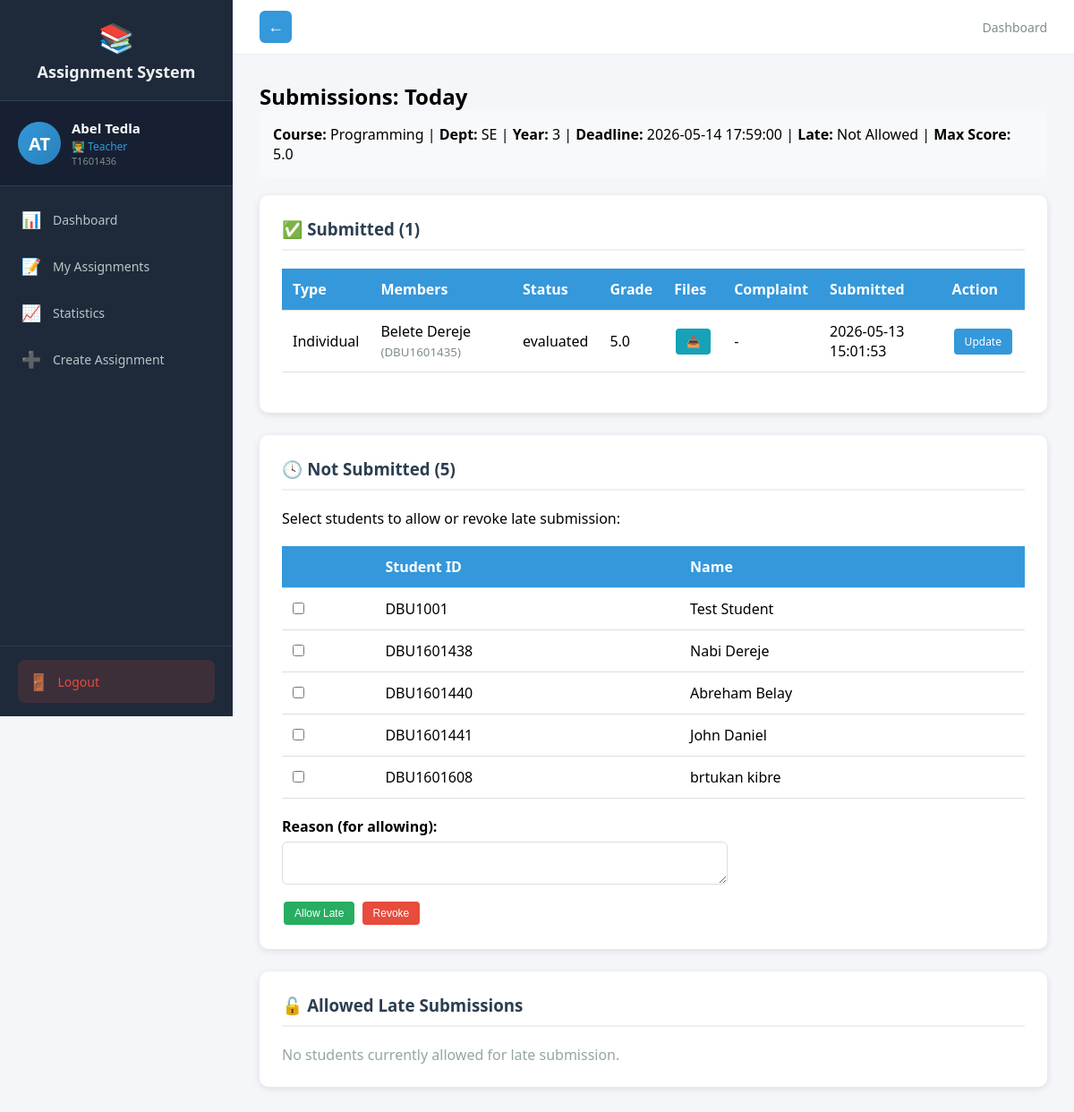
Page /teacher/submissions/6 (signed in) on the committed database.
### tables this page shows
CREATE TABLE users (
            id INTEGER PRIMARY KEY AUTOINCREMENT,
            user_id TEXT UNIQUE NOT NULL,
            first_name TEXT NOT NULL,
            last_name TEXT NOT NULL,
            email TEXT UNIQUE NOT NULL,
            password_hash TEXT NOT NULL,
            role TEXT NOT NULL,
            is_approved INTEGER DEFAULT 0,
            created_at TIMESTAMP DEFAULT CURRENT_TIMESTAMP
        , updated_at TIMESTAMP);

CREATE TABLE assignments (
            id INTEGER PRIMARY KEY AUTOINCREMENT,
            title TEXT NOT NULL,
            description TEXT,
            teacher_id INTEGER REFERENCES teachers(id),
            course_name TEXT NOT NULL,
            department TEXT NOT NULL,
            year INTEGER NOT NULL,
            deadline TIMESTAMP NOT NULL,
            late_submission INTEGER DEFAULT 0,
            penalty_per_day REAL DEFAULT 0.0,
            teacher_comment TEXT,
            files TEXT,
            created_at TIMESTAMP DEFAULT CURRENT_TIMESTAMP
        , max_score REAL DEFAULT 100.0, is_group INTEGER DEFAULT 0, max_group_size INTEGER DEFAULT 1);

CREATE TABLE submissions (
            id INTEGER PRIMARY KEY AUTOINCREMENT,
            assignment_id INTEGER REFERENCES assignments(id),
            student_id INTEGER REFERENCES students(id),
            files TEXT,
            student_comment TEXT,
            submitted_at TIMESTAMP DEFAULT CURRENT_TIMESTAMP,
            updated_at TIMESTAMP,
            grade REAL,
            feedback TEXT,
            evaluated_at TIMESTAMP,
            status TEXT DEFAULT 'submitted',
            complaint TEXT,
            complaint_status TEXT
        , group_id INTEGER);

CREATE TABLE students (
            id INTEGER PRIMARY KEY AUTOINCREMENT,
            user_id INTEGER UNIQUE REFERENCES users(id),
            department TEXT NOT NULL,
            year INTEGER NOT NULL
        );

### routes_teacher.py (the view)
@teacher_bp.route('/submissions/<int:assignment_id>')
@login_required
def view_submissions(assignment_id):
    if current_user.role != 'teacher':
        return redirect(url_for('auth.login'))
    conn = get_db()
    cur = conn.cursor()
    cur.execute("""
        SELECT a.id as id, a.title as title, a.course_name as course_name, a.department as department, a.year as year,
               a.deadline as deadline, a.late_submission as late_submission, a.penalty_per_day as penalty_per_day, a.max_score as max_score
        FROM assignments a WHERE a.id = ?
    """, (assignment_id,))
    assignment = cur.fetchone()
    if not assignment:
        flash('Assignment not found!', 'danger')
        return redirect(url_for('teacher.dashboard'))
    cur.execute("""
        SELECT s.id, s.student_id, u.first_name, u.last_name, u.user_id,
               s.status, s.grade, s.feedback, s.submitted_at, s.files, s.student_comment, s.complaint, s.complaint_status, s.group_id
        FROM submissions s
        JOIN students st ON s.student_id = st.id
        JOIN users u ON st.user_id = u.id
        WHERE s.assignment_id = ?
        ORDER BY s.submitted_at DESC
    """, (assignment_id,))
    raw_submissions = cur.fetchall()
    grouped_submissions = []
    group_map = {}
    for submission in raw_submissions:
        group_id = submission['group_id']
        if group_id:
            if group_id not in group_map:
                group_map[group_id] = {
                    'submission_id': submission['id'],
                    'group_id': group_id,
                    'is_group': True,
                    'status': submission['status'],
                    'grade': submission['grade'],
                    'feedback': submission['feedback'],
                    'submitted_at': submission['submitted_at'],
                    'files': submission['files'],
                    'student_comment': submission['student_comment'],
                    'complaint': submission['complaint'],
                    'complaint_status': submission['complaint_status'],
                    'members': []
                }
                grouped_submissions.append(group_map[group_id])
            group_map[group_id]['members'].append({
                'student_id': submission['student_id'],
                'first_name': submission['first_name'],
                'last_name': submission['last_name'],
                'user_id': submission['user_id']
            })
        else:
            grouped_submissions.append({
                'submission_id': submission['id'],
                'group_id': None,
                'is_group': False,
                'status': submission['status'],
                'grade': submission['grade'],
                'feedback': submission['feedback'],
                'submitted_at': submission['submitted_at'],
                'files': submission['files'],
                'student_comment': submission['student_comment'],
                'complaint': submission['complaint'],
                'complaint_status': submission['complaint_status'],
                'members': [{
                    'student_id': submission['student_id'],
                    'first_name': submission['first_name'],
                    'last_name': submission['last_name'],
                    'user_id': submission['user_id']
                }]
            })
    cur.execute("""
        SELECT st.id, u.first_name, u.last_name, u.user_id
        FROM students st
        JOIN users u ON st.user_id = u.id
        WHERE st.department = ? AND st.year = ?
        AND st.id NOT IN (SELECT student_id FROM submissions WHERE assignment_id = ?)
    """, (assignment['department'], assignment['year'], assignment_id))
    not_submitted = cur.fetchall()
    cur.execute("""
        SELECT als.student_id, als.reason, u.first_name, u.last_name
        FROM allowed_late_submissions als
        JOIN students st ON als.student_id = st.id
        JOIN users u ON st.user_id = u.id
        WHERE als.assignment_id = ?
    """, (assignment_id,))
    allowed_late = cur.fetchall()
    allowed_late_dict = {a[0]: a for a in allowed_late}
    conn.close()
    return render_template('teacher/submissions.html',
                         assignment=assignment, submissions=grouped_submissions,
                         not_submitted=not_submitted, allowed_late_dict=allowed_late_dict)

### templates/teacher/submissions.html (shortened to what this page needs)
{% extends "teacher_base.html" %}
{% block content %}
<h2>Submissions: {{ assignment[1] }}</h2>
<div class="info-bar">
    <strong>Course:</strong> {{ assignment['course_name'] }} |
    <strong>Dept:</strong> {{ assignment['department'] }} |
    <strong>Year:</strong> {{ assignment['year'] }} |
    <strong>Deadline:</strong> {{ assignment['deadline'] }} |
    <strong>Late:</strong> {% if assignment['late_submission'] %}Penalty {{ assignment['penalty_per_day'] }}%/day{% else %}Not Allowed{% endif %} |
    <strong>Max Score:</strong> {{ assignment['max_score'] if assignment['max_score'] is not none else 100 }}
</div>
<div class="content-section">
    <h3>✅ Submitted ({{ submissions|length }})</h3>
    {% if submissions %}
    <table>
        <tr><th>Type</th><th>Members</th><th>Status</th><th>Grade</th><th>Files</th><th>Complaint</th><th>Submitted</th><th>Action</th></tr>
        {% for s in submissions %}
        <tr>
            <td>{% if s.is_group %}Group{% else %}Individual{% endif %}</td>
            <td>
                {% for member in s.members %}
                    <div>{{ member.first_name }} {{ member.last_name }} <small style="color:#7f8c8d;">({{ member.user_id }})</small></div>
                {% endfor %}
            </td>
            <td>{{ s.status }}</td>
            <td>{{ s.grade if s.grade else '-' }}</td>
            <td>
                {% if s.files %}
                    {% for file in s.files.split(',') %}
                        <a href="/teacher/download/{{ file.strip() }}" class="btn btn-info">📥</a>
                    {% endfor %}
                {% else %}-{% endif %}
            </td>
            <td>
                {% if s.complaint %}
                    <span class="complaint-badge" title="{{ s.complaint }}">📢</span>
                {% else %}-{% endif %}
            </td>
            <td>{{ s.submitted_at if s.submitted_at else '' }}</td>
            <td>
                <a href="/teacher/evaluate/{{ s.submission_id }}" class="btn btn-primary">
                    {% if s.status == 'evaluated' %}Update{% else %}Evaluate{% endif %}
                </a>
            </td>
        </tr>
        {% endfor %}
    </table>
    {% else %}<p style="color:#95a5a6;">No submissions yet.</p>{% endif %}
</div>
<div class="content-section">
    <h3>🕓 Not Submitted ({{ not_submitted|length }})</h3>
    {% if not_submitted %}
    <form method="POST" action="/teacher/manage-late/{{ assignment['id'] }}">
        <p>Select students to allow or revoke late submission:</p>
        <table>
            <tr><th></th><th>Student ID</th><th>Name</th></tr>
            {% for ns in not_submitted %}
            <tr>
                <td><input type="checkbox" name="student_ids" value="{{ ns[0] }}"></td>
                <td>{{ ns[3] }}</td>
                <td>{{ ns[1] }} {{ ns[2] }}</td>
            </tr>
            {% endfor %}
        </table>
        <div style="margin-top:12px;">
            <label style="display:block;font-weight:600;margin-bottom:6px;">Reason (for allowing):</label>
            <textarea name="reason" rows="2" style="width:60%;padding:8px;border:1px solid #ddd;border-radius:6px;"></textarea>
        </div>
        <div style="margin-top:12px;">
            <button type="submit" name="action" value="allow" class="btn btn-success">Allow Late</button>
            <button type="submit" name="action" value="revoke" class="btn btn-danger">Revoke</button>
        </div>
    </form>
    {% else %}
    <p style="color:#95a5a6;">No students pending submission.</p>
    {% endif %}
</div>
<div class="content-section">
    <h3>🔓 Allowed Late Submissions</h3>
    {% if allowed_late_dict %}
    <table>
        <tr><th>Student ID</th><th>Name</th><th>Reason</th></tr>
        {% for sid, a in allowed_late_dict.items() %}
        <tr>
            <td>{{ a[2] }}</td>
            <td>{{ a[3] }}</td>
            <td>{{ a[1] }}</td>
        </tr>
        {% endfor %}
    </table>
    {% else %}
    <p style="color:#95a5a6;">No students currently allowed for late submission.</p>
    {% endif %}
</div>
{% endblock %}

### templates/teacher_base.html (shortened to what this page needs)
<!DOCTYPE html>
<html>
<head>
</head>
<body>
    <div class="layout">
        <div class="sidebar" id="sidebar">
            <div class="logo">
                <span class="icon">📚</span>
                Assignment System
            </div>
            <div class="profile-card">
                <div class="avatar">{{ current_user.first_name[0] }}{{ current_user.last_name[0] }}</div>
                <div class="info">
                    <div class="name">{{ current_user.first_name }} {{ current_user.last_name }}</div>
                    <div class="role">👨‍🏫 Teacher</div>
                    <div class="id-text">{{ current_user.user_id }}</div>
                </div>
            </div>
            <nav>
                <a href="/teacher/dashboard" class="{{ 'active' if request.path == '/teacher/dashboard' }}" onclick="closeSidebar()">
                    <span class="icon">📊</span> Dashboard
                </a>
                <a href="/teacher/dashboard#assignments" onclick="closeSidebar()">
                    <span class="icon">📝</span> My Assignments
                </a>
                <a href="/teacher/dashboard#statistics" onclick="closeSidebar()">
                    <span class="icon">📈</span> Statistics
                </a>
                <a href="/teacher/create-assignment" class="{{ 'active' if request.path == '/teacher/create-assignment' }}" onclick="closeSidebar()">
                    <span class="icon">➕</span> Create Assignment
                </a>
            </nav>
            <div class="sidebar-footer">
                <a href="/logout" class="logout-btn">
                    <span class="icon">🚪</span> Logout
                </a>
            </div>
        </div>
        <div class="main">
            <div class="topbar">
                {% if request.path != '/teacher/dashboard' %}
                <button id="back-btn" class="back-btn" onclick="goBack()"><span class="back-icon">←</span></button>
                {% endif %}
                <div class="breadcrumb">
                    {% block page_title %}Dashboard{% endblock %}
                </div>
            </div>
            <div class="content">
                {% block content %}{% endblock %}
            </div>
        </div>
    </div>
</body>
</html>

### rows in the picture
users: first_name "A", last_name "T", first_name "Abel", last_name "Tedla", user_id "T1601436"
assignments: title "Today", course_name "Programming", department "SE", year "3", deadline "2026-05-14 17:59:00", max_score "5.0"
submissions: first_name "Belete", last_name "Dereje", user_id "DBU1601435", status "evaluated", grade "5.0", submitted_at "2026-05-13 15:01:53", shows "Update"
students: user_id "DBU1001", first_name "Test", last_name "Student"
students: user_id "DBU1601438", first_name "Nabi", last_name "Dereje"
students: user_id "DBU1601440", first_name "Abreham", last_name "Belay"
students: user_id "DBU1601441", first_name "John", last_name "Daniel"
students: user_id "DBU1601608", first_name "brtukan", last_name "kibre"

### other values in the picture
{{ submissions|length }} "1"
{{ not_submitted|length }} "5"
